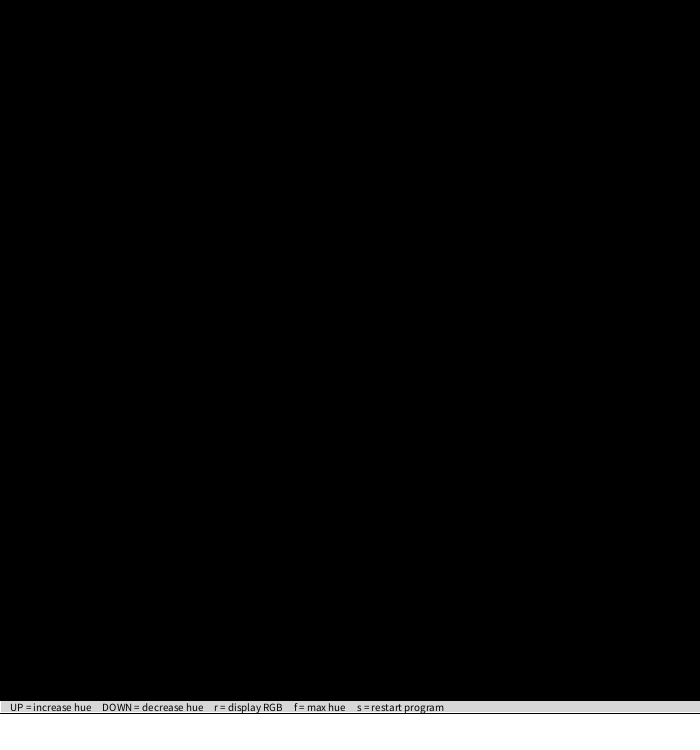
Frame 1 (no input)
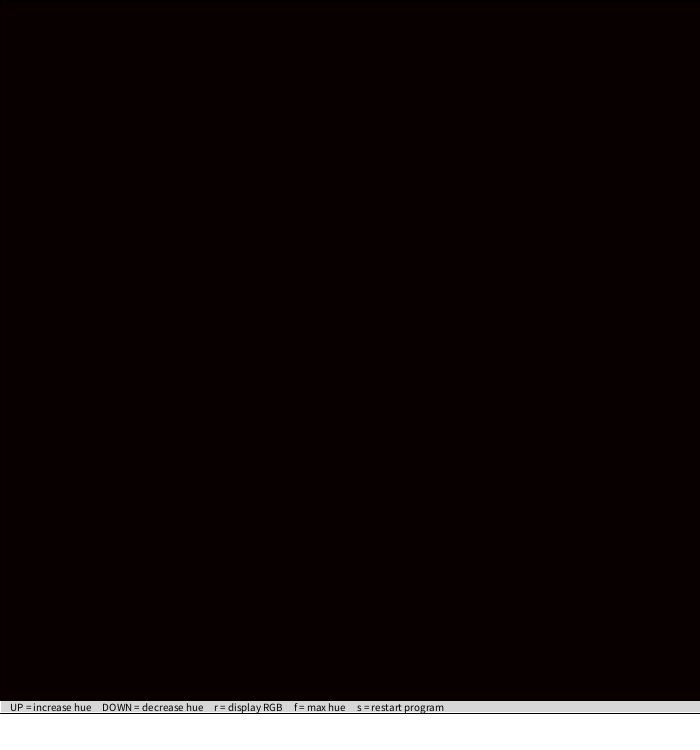
Frame 60 (the mouse pressed at the canvas centre just before this capture)
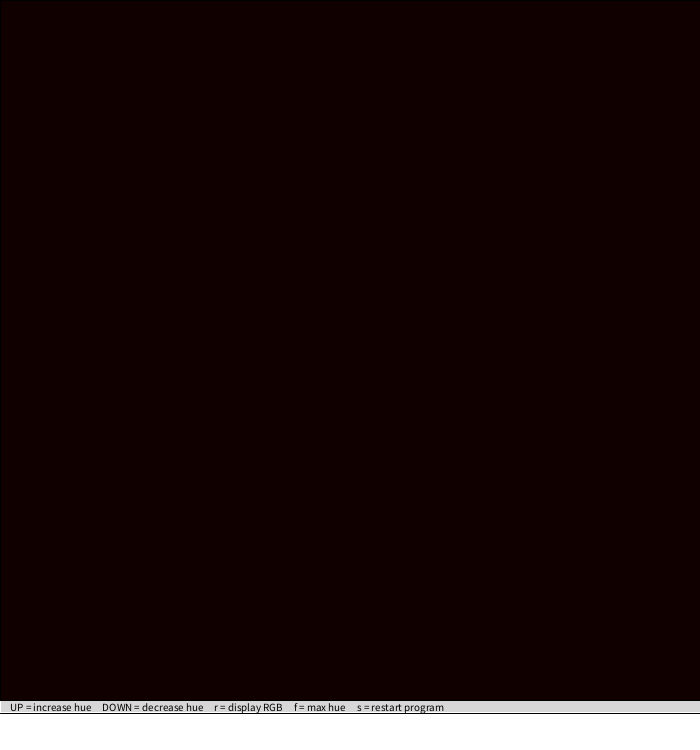
Frame 120 (the mouse held since frame 60 and released just before this capture)

The Processing sketch that drew these frames (run headless with seeded random() and noise(); from frame 60 on, the mouse is pressed at the canvas centre):

// Processing sketch: processing_103001
// ── processing_103001.pde

float r, g, b, minVal, maxVal, k, c, l, redc, orangec, yellowc, greenc, bluec, purplec, d;
int switchIndex;

void setup() {
  size(700,750);
  r = 0;
  g = 0;
  b = 0;
  k = 0; //counter for printlns//
  c = 0; //indicates place in spectrum//
  l = 0; //indicates rate of change//
  redc = 0;
  orangec = 0;
  yellowc = 0;
  greenc = 0;
  bluec = 0;
  purplec = 0;
  d = 0;
  
  stroke(255,255,255);
  fill(255,255,255);
  rect(0,714,700,36);
  
  stroke(255,255,255);
  fill(215,215,215);
  rect(0,700,700,12);
  
  textSize(11);
  fill(0, 0, 0);
  text("UP = increase hue     DOWN = decrease hue     r = display RGB     f = max hue     s = restart program", 10, 711);
  
  stroke(0,0,0);
  strokeWeight(1);
  line(0, 713, 700, 713);
}

void draw() {
  rect(0,0,700,700);
  stroke(0);
  fill(r,g,b);

l += 1;
if (l == 7) {
  l = 0;
  c += 1;
}

   if (l == 6) {
    if (r < 255) {
        if (g == 0) {
          if (b == 0) {
        r+= 1;
          }
        }
      }
      if (r == 255) {
        if (g < 255) {
          if (b == 0) {
          g+= 1;
          }
        }
       }
      if (g == 255) {
        if (b == 0) {
         if (r > 0) {
           r-= 1;
        }
        }
      }
      if (r == 0) {
        if (g == 255) {
           if (b < 255) {
           b+= 1;
          }
        }
      }
      if (r == 0) {
        if (g > 0) {
          if (b == 255) {
            g-= 1;
          }
        }
      }
      if (b == 255) {
        if (g == 0) {
          if (r < 255) {
            r+= 1;
          }
        }
      }
      if (b == 255) {
        if (r == 255) {
          if (g < 255) {
            g+= 1;
          }
        }
      }
}
}


void keyPressed() {
  if (k == 0) {
      println("RED ONSET VALUE:       " + "red=" + r + "  " + "green=" + g + "  " + "blue=" + b + "      spectrum/2076: " + c);
      redc = c;
  }
  if (k == 1) {
    orangec = c;
    d = c - redc;
    println("    RED WIDTH:" + d);
     println("ORANGE ONSET VALUE:    " + "red=" + r + "  " + "green=" + g + "  " + "blue=" + b + "      spectrum/2076: " + c);
  }
  if (k == 2) {
    yellowc = c;
    d = c - orangec;
    println("    ORANGE WIDTH:" + d);
     println("YELLOW ONSET VALUE:    " + "red=" + r + "  " + "green=" + g + "  " + "blue=" + b + "      spectrum/2076: " + c);
  }
  if (k == 3) {
    greenc = c;
    d = c - yellowc;
    println("    YELLOW WIDTH:" + d);
     println("GREEN ONSET VALUE:    " + "red=" + r + "  " + "green=" + g + "  " + "blue=" + b + "      spectrum/2076: " + c);
  }
  if (k == 4) {
    bluec = c;
    d = c - greenc;
    println("    GREEN WIDTH:" + d);
     println("BLUE ONSET VALUE:    " + "red=" + r + "  " + "green=" + g + "  " + "blue=" + b + "      spectrum/2076: " + c);
  }
  if (k == 5) {
    purplec = c;
    d = c - bluec;
    println("    BLUE WIDTH:" + d);
     println("PURPLE ONSET VALUE:    " + "red=" + r + "  " + "green=" + g + "  " + "blue=" + b + "      spectrum/2076: " + c);
  }
      k+= 1;
     if (key == 's')  {
      setup();
  }
}
